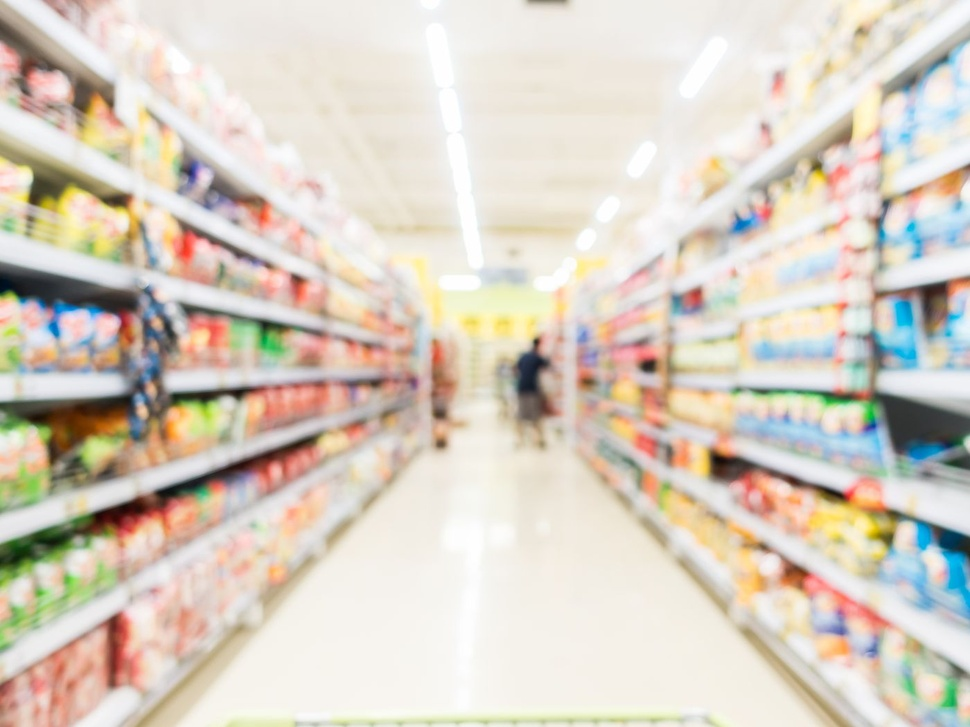
#> input picture grocery_app/pythonProject1/ui/image/bg.jpg, 970 x 727 px, shrunk from 1400 x 1050 before the run
$ python main.py
#> lines starting #> are read from the running program, lines starting #| are printed output that depends on the picture
from PIL import Image, ImageDraw, ImageFont
from tkinter import filedialog
from tkinter import Tk

root = Tk()
root.withdraw()
filename = filedialog.askopenfilename(initialdir= ' c' , title='Select an Image: ')
#> the answer given: ../../grocery_app/pythonProject1/ui/image/bg.jpg
#print(filename)

def add_watermark(image, wm_text):
    # Create the Image object
#> called with wm_text = 'Code Palace'
    opened_image = Image.open(image)
#> opened_image is the input picture: PIL image 970x727 RGB; mean R, G, B 216, 206.9, 194.3

    # Get image size
    image_width, image_height = opened_image.size
#> image_width = 970; image_height = 727

    # Draw on Image
    draw = ImageDraw.Draw(opened_image)

    #Specific a font size
    font_size = int(image_width/ 8)
#> font_size = 121

    font = ImageFont.truetype('arial.ttf', font_size)

    # Coordinates for where we want the image
    x, y = int(image_width/2), int(image_height/2)
#> x = 485; y = 363

    # Add the watermark
    draw.text((x,y), wm_text, font=font, fill='#FFF', strocke_width=5, stroke_fill='#222', anchor='ms' )

    #show the new image
    opened_image.show()
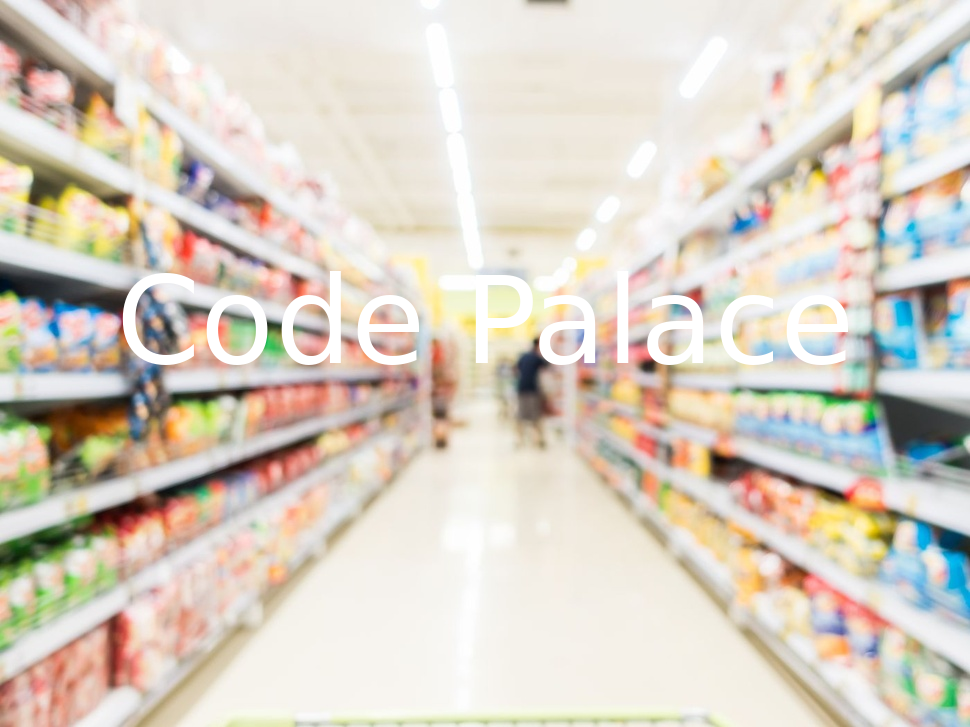
#> shown: PIL image 970x727 RGB; mean R, G, B 217.1, 208.5, 196.3

add_watermark(filename, 'Code Palace')
